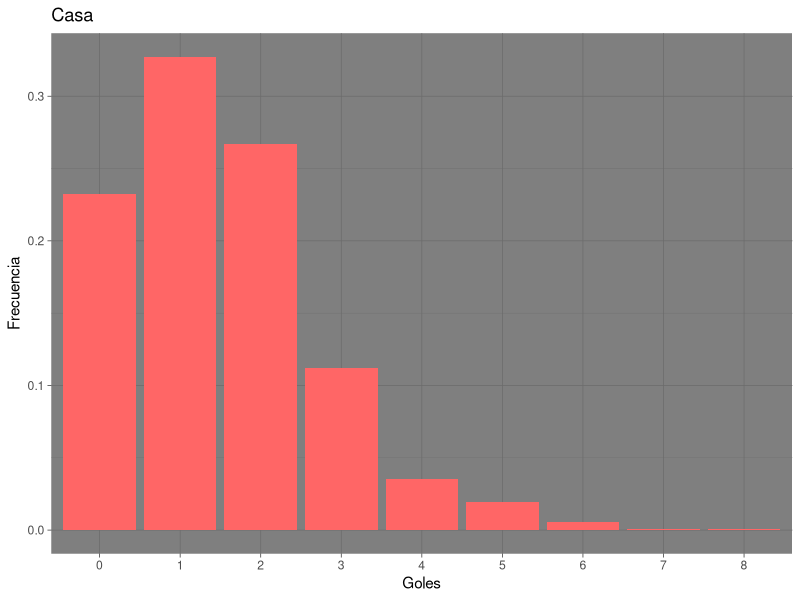
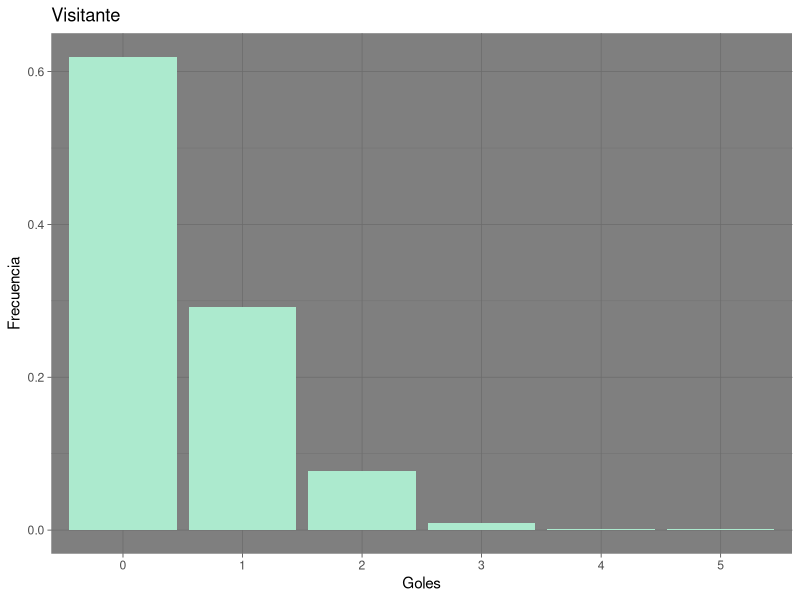
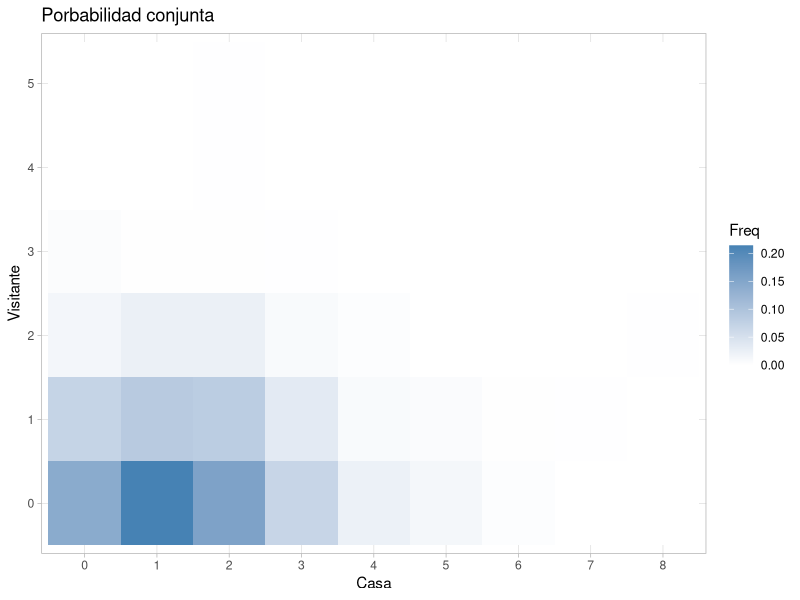

The R script that drew these images, in order:
## ---- chunk 1
library(ggplot2)
data <- read.csv("temporadas.csv")
## ---- chunk 2
casa <- table(data$FTHG)
casa_pr_mar <- prop.table(casa)
casa_pr_mar
## ---- chunk 3
visita <- table(data$HTAG)
visita_pr_mar <- prop.table(visita)
visita_pr_mar
## ---- chunk 4
conjunta <- table(data$FTHG,data$HTAG)
conjunta_pr_con <- prop.table(conjunta)
conjunta_pr_con
## ---- chunk 5
casa <- as.data.frame(casa_pr_mar)

ggplot(data=casa, aes(x=Var1, y=Freq)) +
      geom_bar(fill = "#FF6666", stat="identity") +
      ggtitle("Casa") +
      ylab("Frecuencia") +
      xlab("Goles") + 
      theme_dark()
## ---- chunk 6
visitante <- as.data.frame(visita_pr_mar)

ggplot(data=visitante, aes(x=Var1, y=Freq)) +
      geom_bar(fill = "#ACEACE", stat="identity") +
      ggtitle("Visitante") +
      ylab("Frecuencia") +
      xlab("Goles") + 
      theme_dark()
## ---- chunk 7
prob_conjunta <- as.data.frame(conjunta_pr_con)

ggplot(data=prob_conjunta, aes(x=Var1, y=Var2, fill = Freq)) +
      geom_tile() + scale_fill_gradient(low = "white", high = "steelblue") +
      ggtitle("Porbabilidad conjunta") +
      ylab("Visitante") +
      xlab("Casa") +
      theme_light()
